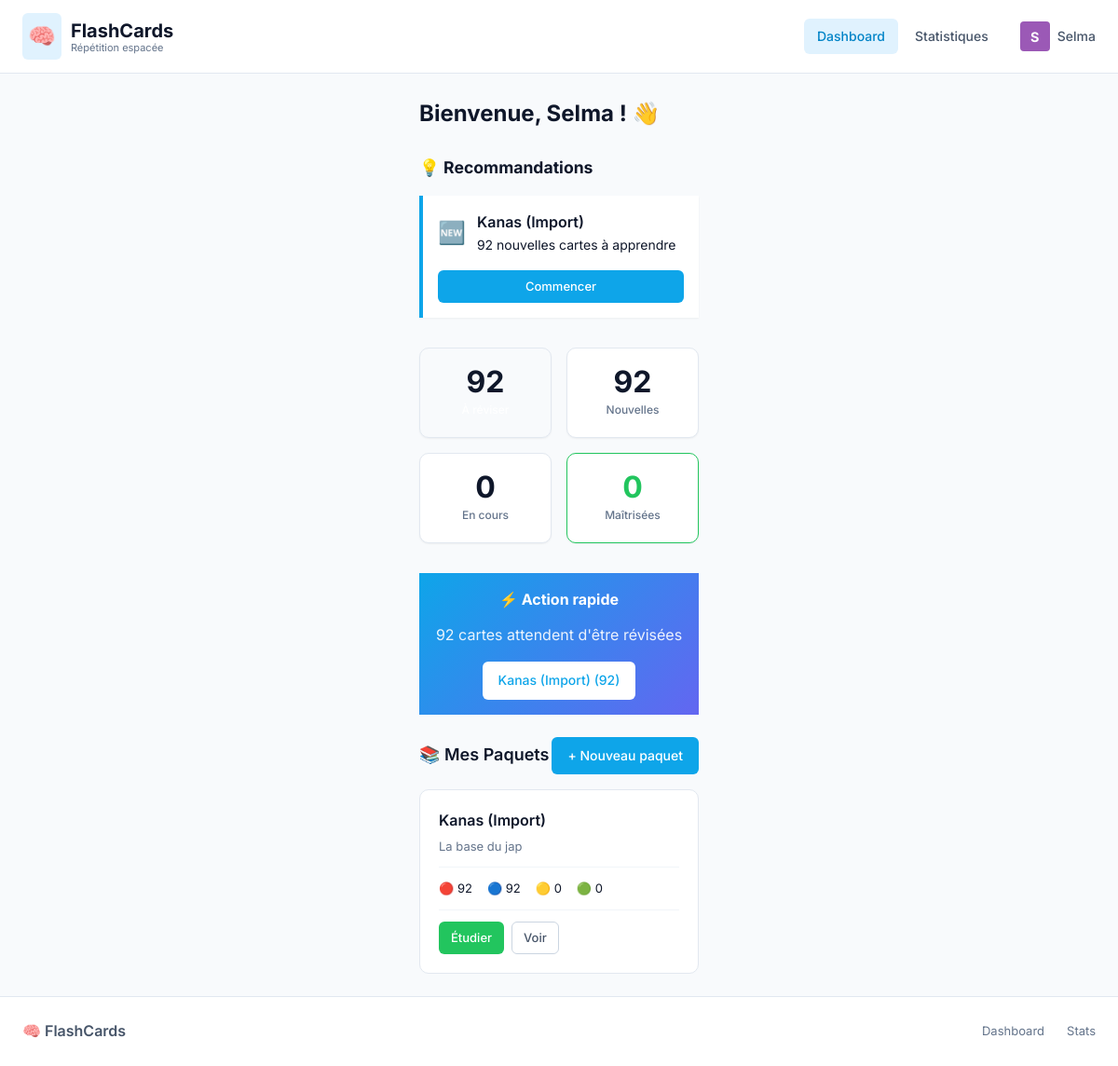
The app's page / (signed in) with its own data.
### app/models.py (models this page shows, shortened)
class User(db.Model):
    id = db.Column(db.Integer, primary_key=True)
    username = db.Column(db.String(80), unique=True, nullable=False)
    password_hash = db.Column(db.String(128))  # Optional password
    is_pro = db.Column(db.Boolean, default=False)
    avatar_color = db.Column(db.String(7), default='#3498db')
    created_at = db.Column(db.DateTime, default=datetime.utcnow)
    decks = db.relationship('Deck', backref='user', lazy=True, cascade='all, delete-orphan')

class Deck(db.Model):
    id = db.Column(db.Integer, primary_key=True)
    user_id = db.Column(db.Integer, db.ForeignKey('user.id'), nullable=False)
    name = db.Column(db.String(200), nullable=False)
    description = db.Column(db.Text)
    created_at = db.Column(db.DateTime, default=datetime.utcnow)
    cards = db.relationship('Card', backref='deck', lazy=True, cascade='all, delete-orphan')
    categories = db.relationship('Category', backref='deck', lazy=True, cascade='all, delete-orphan')
    def get_stats(self):
        total = len(self.cards)
        if total == 0:
            return {'total': 0, 'due': 0, 'new': 0, 'learning': 0, 'mastered': 0}
        now = datetime.utcnow()
        due = 0
        new = 0
        learning = 0
        mastered = 0
        for c in self.cards:
            if c.fb_repetitions == 0:
                new += 1
            elif c.fb_repetitions >= 5:
                mastered += 1
            else:
                learning += 1
            if c.fb_next_review and c.fb_next_review <= now:
                due += 1
            if c.bf_repetitions == 0:
                new += 1
            elif c.bf_repetitions >= 5:
                mastered += 1
            else:
                learning += 1
            if c.bf_next_review and c.bf_next_review <= now:
                due += 1
        return {
            'total': total * 2,  # Both directions count
            'due': due,
            'new': new,
            'learning': learning,
            'mastered': mastered
        }

### app/routes/main.py (the view)
@bp.route('/')
def index():
    if not g.user:
        return redirect(url_for('auth.profiles'))
    user = g.user
    decks = Deck.query.filter_by(user_id=user.id).all()
    now = datetime.utcnow()
    total_cards = 0
    due_cards = 0
    new_cards = 0
    learning_cards = 0
    mastered_cards = 0
    for deck in decks:
        for card in deck.cards:
            total_cards += 2  # Both directions
            if card.fb_repetitions == 0:
                new_cards += 1
            elif card.fb_repetitions >= 5:
                mastered_cards += 1
            else:
                learning_cards += 1
            if card.fb_next_review and card.fb_next_review <= now:
                due_cards += 1
            if card.bf_repetitions == 0:
                new_cards += 1
            elif card.bf_repetitions >= 5:
                mastered_cards += 1
            else:
                learning_cards += 1
            if card.bf_next_review and card.bf_next_review <= now:
                due_cards += 1
    recommendations = get_recommendations(decks)
    streak = get_streak_info(user)
    return render_template('dashboard.html',
                           user=user,
                           decks=decks,
                           total_cards=total_cards,
                           due_cards=due_cards,
                           new_cards=new_cards,
                           learning_cards=learning_cards,
                           mastered_cards=mastered_cards,
                           recommendations=recommendations,
                           streak=streak)

### app/routes/auth.py (called while the page is built)
@bp.before_app_request
def load_logged_in_user():
    user_id = session.get('user_id')
    if user_id is None:
        g.user = None
    else:
        g.user = User.query.get(user_id)

### app/routes/main.py (called while the page is built, shortened)
def get_streak_info(user):
    now = datetime.utcnow()
    today = now.date()
    reviews = Review.query\
        .join(Card)\
        .join(Deck)\
        .filter(Deck.user_id == user.id)\
        .filter(Review.reviewed_at >= now - timedelta(days=30))\
        .order_by(Review.reviewed_at.desc()).all()
    if not reviews:
        return {'current': 0, 'best': 0, 'today': 0}

### app/templates/dashboard.html (shortened to what this page needs)
{% extends 'base.html' %}
{% block content %}
<div class="dashboard">
    <header class="dashboard-header">
        <div>
            <h1>Bienvenue, {{ user.username }} ! 👋</h1>
        </div>
    </header>
    {% if recommendations %}
    <section class="recommendations" style="margin-bottom: 2rem;">
        <h2 style="font-size: 1.1rem; margin-bottom: 1rem;">💡 Recommandations</h2>
        <div class="recommendation-cards" style="display: flex; gap: 1rem; flex-wrap: wrap;">
            {% for rec in recommendations %}
            <div class="recommendation-card" style="
                flex: 1;
                min-width: 250px;
                padding: 1rem;
                background: white;
                border-radius: var(--radius-md);
                border-left: 4px solid {% if rec.type == 'due' %}var(--error){% elif rec.type == 'new' %}var(--primary){% else %}var(--warning){% endif %};
                box-shadow: var(--shadow-sm);
            ">
                <div style="display: flex; align-items: center; gap: 0.75rem; margin-bottom: 0.5rem;">
                    <span style="font-size: 1.5rem;">{{ rec.icon }}</span>
                    <div>
                        <div style="font-weight: 600;">{{ rec.deck.name }}</div>
                        <div style="color: var(--gray-600); font-size: 0.875rem;">{{ rec.message }}</div>
                    </div>
                </div>
                <a href="{{ rec.action_url }}"
                    class="btn btn-sm {% if rec.type == 'due' %}btn-error{% else %}btn-primary{% endif %}"
                    style="width: 100%; margin-top: 0.5rem;">
                    {{ rec.action }}
                </a>
            </div>
            {% endfor %}
        </div>
    </section>
    {% endif %}
    <section class="stats-overview">
        <div class="stat-card {% if due_cards > 0 %}highlight{% endif %}">
            <div class="stat-number">{{ due_cards }}</div>
            <div class="stat-label">À réviser</div>
        </div>
        <div class="stat-card">
            <div class="stat-number">{{ new_cards }}</div>
            <div class="stat-label">Nouvelles</div>
        </div>
        <div class="stat-card">
            <div class="stat-number">{{ learning_cards }}</div>
            <div class="stat-label">En cours</div>
        </div>
        <div class="stat-card success">
            <div class="stat-number">{{ mastered_cards }}</div>
            <div class="stat-label">Maîtrisées</div>
        </div>
    </section>
    {% if due_cards > 0 %}
    <section class="quick-actions"
        style="margin: 1.5rem 0; padding: 1rem; background: linear-gradient(135deg, var(--primary), #6366f1); border-radius: var(--radius-md); color: white; text-align: center;">
        <h3 style="margin: 0 0 0.75rem; font-size: 1rem;">⚡ Action rapide</h3>
        <p style="margin: 0 0 1rem; opacity: 0.9;">{{ due_cards }} cartes attendent d'être révisées</p>
        <div style="display: flex; gap: 0.75rem; justify-content: center; flex-wrap: wrap;">
            {% for deck in decks %}
            {% set stats = deck.get_stats() %}
            {% if stats.due > 0 %}
            <a href="{{ url_for('training.start_training', deck_id=deck.id) }}" class="btn"
                style="background: white; color: var(--primary); padding: 0.5rem 1rem;">
                {{ deck.name }} ({{ stats.due }})
            </a>
            {% endif %}
            {% endfor %}
        </div>
    </section>
    {% endif %}
    <section class="decks-section">
        <div class="section-header">
            <h2>📚 Mes Paquets</h2>
            <a href="{{ url_for('decks.new_deck') }}" class="btn btn-primary">+ Nouveau paquet</a>
        </div>
        {% if decks %}
        <div class="deck-grid">
            {% for deck in decks %}
            {% set stats = deck.get_stats() %}
            <div class="deck-card">
                <div class="deck-header">
                    <h3>{{ deck.name }}</h3>
                    {% if deck.description %}
                    <p class="deck-description">{{ deck.description }}</p>
                    {% endif %}
                </div>
                <div class="deck-stats">
                    <span class="deck-stat" title="À réviser">🔴 {{ stats.due }}</span>
                    <span class="deck-stat" title="Nouvelles">🔵 {{ stats.new }}</span>
                    <span class="deck-stat" title="En apprentissage">🟡 {{ stats.learning }}</span>
                    <span class="deck-stat" title="Maîtrisées">🟢 {{ stats.mastered }}</span>
                </div>
                <div class="deck-actions">
                    {% if stats.due > 0 or stats.new > 0 %}
                    <a href="{{ url_for('training.start_training', deck_id=deck.id) }}"
                        class="btn btn-success btn-sm">Étudier</a>
                    {% else %}
                    <span class="btn btn-disabled btn-sm">Rien à réviser</span>
                    {% endif %}
                    <a href="{{ url_for('decks.view_deck', deck_id=deck.id) }}"
                        class="btn btn-secondary btn-sm">Voir</a>
                </div>
            </div>
            {% endfor %}
        </div>
        {% else %}
        <div class="empty-state">
            <p>Vous n'avez pas encore de paquets.</p>
            <a href="{{ url_for('decks.new_deck') }}" class="btn btn-primary">Créer votre premier paquet</a>
        </div>
        {% endif %}
    </section>
</div>
{% endblock %}

### app/templates/base.html (shortened to what this page needs)
<!DOCTYPE html>
<html lang="fr">
<head>
    <link rel="stylesheet" href="{{ url_for('static', filename='css/style.css') }}">
</head>
<body>
    <nav class="navbar">
        <div class="navbar-inner">
            <div class="nav-brand">
                <a href="{{ url_for('main.index') }}">
                    <span class="logo-icon">🧠</span>
                    <span class="brand-text">
                        FlashCards
                        <small>Répétition espacée</small>
                    </span>
                </a>
            </div>
            <ul class="nav-links">
                <li><a href="{{ url_for('main.index') }}"
                        class="{% if request.endpoint == 'main.index' %}active{% endif %}">
                        Dashboard
                    </a></li>
                <li><a href="{{ url_for('stats.global_stats') }}"
                        class="{% if 'stats' in request.endpoint %}active{% endif %}">
                        Statistiques
                    </a></li>
                {% if g.user %}
                <li style="margin-left: 1rem; display: flex; align-items: center;">
                    <a href="{{ url_for('auth.profiles') }}"
                        style="padding: 0; display: flex; align-items: center; gap: 0.5rem;" title="Changer de profil">
                        <div
                            style="width: 32px; height: 32px; border-radius: 4px; background-color: {{ g.user.avatar_color }}; color: white; display: flex; align-items: center; justify-content: center; font-weight: bold; font-size: 0.9rem;">
                            {{ g.user.username[0]|upper }}
                        </div>
                        <span style="font-weight: 500;">{{ g.user.username }}</span>
                    </a>
                </li>
                {% endif %}
            </ul>
        </div>
    </nav>
    <main class="container">
        {% block content %}{% endblock %}
    </main>
    <footer class="footer">
        <div class="footer-inner">
            <div class="footer-brand">🧠 FlashCards</div>
            <div class="footer-links">
                <a href="{{ url_for('main.index') }}">Dashboard</a>
                <a href="{{ url_for('stats.global_stats') }}">Stats</a>
            </div>
        </div>
    </footer>
</body>
</html>

### app/templates/dashboard.html (style rules this page uses)
.stat-card.highlight { background: linear-gradient(135deg, var(--error), #f97316); color: white; }
.stat-card.highlight .stat-label { color: rgba(255, 255, 255, 0.9); }
.stat-card.success { border-color: var(--success); }
.stat-card.success .stat-number { color: var(--success); }

### records on screen
User: user "S", user.username "Selma", username "Selma"
Deck: deck.name "Kanas (Import)", name "Kanas (Import)", due "92", description "La base du jap", new "92", learning "0", mastered "0"

### other values on screen
{{ rec.icon }} "🆕"
{{ rec.message }} "92 nouvelles cartes à apprendre"
{{ rec.action }} "Commencer"
{{ due_cards }} "92"
{{ new_cards }} "92"
{{ learning_cards }} "0"
{{ mastered_cards }} "0"
